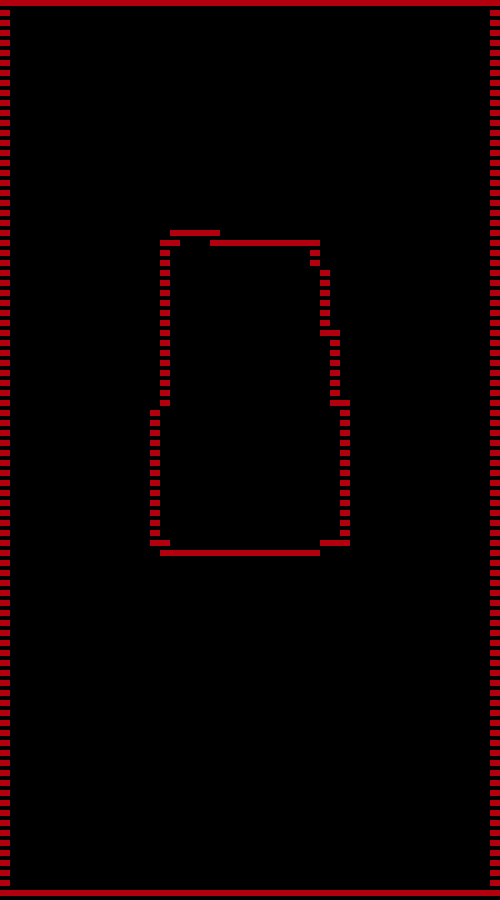

This game map was drawn from its Tiled (.tmx) file and the tilesets committed beside it. A one-line description and the trimmed map source follow:
An orthogonal 50x90 tile map with 10x10 px tiles, 1 tile layer (Collision).

<map version="1.0" orientation="orthogonal" width="50" height="90" tilewidth="10" tileheight="10">
 <tileset firstgid="1" name="Collision" tilewidth="10" tileheight="10">
  <image source="collision.png" width="80" height="32" />
 </tileset>
 <layer name="Collision" width="50" height="90" opacity="0.72">
  <data>[4500 cells, 375 non-empty, 1 distinct tile ids]</data>
 </layer>
</map>
